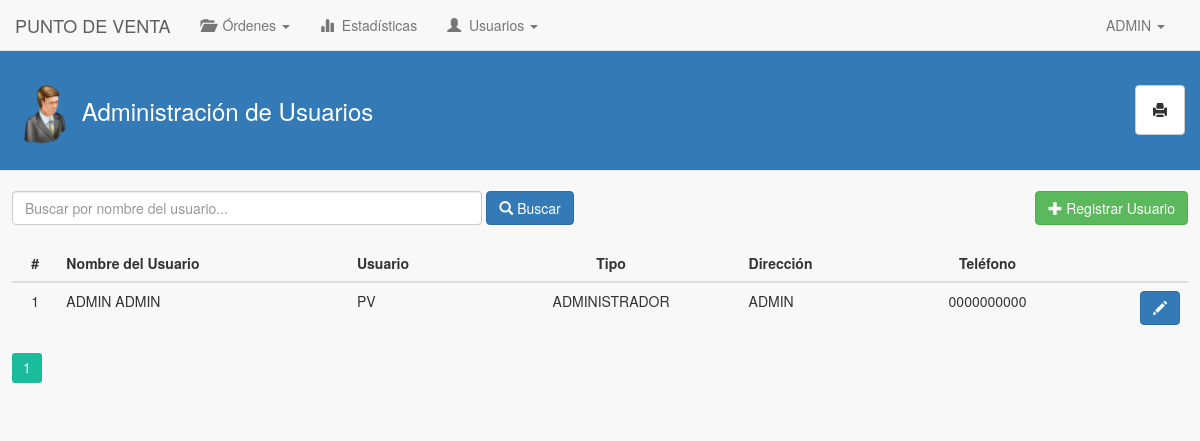
Page /puntoVenta/usuarios/index.php (signed in) on the earlier database version.
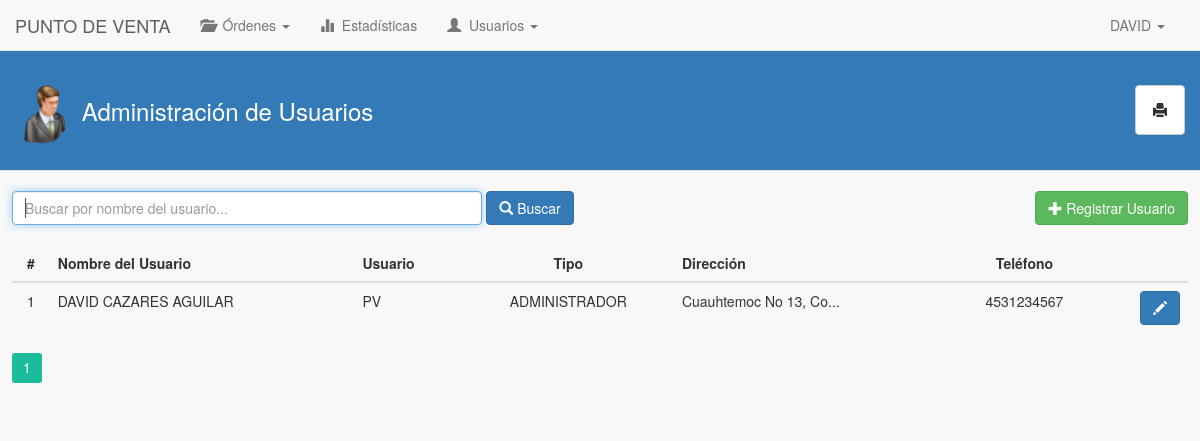
Same page on the later database version.
### tables this page shows
CREATE TABLE IF NOT EXISTS `usuario_punto_venta` (
  `id_usuario_pv` int(11) NOT NULL AUTO_INCREMENT,
  `nombre_usuario_pv` varchar(45) NOT NULL,
  `apellidos_usuario_pv` varchar(45) NOT NULL,
  `telefono_usuario_pv` varchar(45) NOT NULL,
  `direccion_usuario_pv` varchar(45) NOT NULL,
  `id_usuario_fk` int(11) NOT NULL,
  `id_punto_venta_fk` int(11) NOT NULL,
  PRIMARY KEY (`id_usuario_pv`),
  KEY `id_usuario_fk_idx` (`id_usuario_fk`),
  KEY `id_usuario_punto_venta_idx` (`id_punto_venta_fk`)
);

CREATE TABLE IF NOT EXISTS `usuarios` (
  `id_usuario` int(11) NOT NULL AUTO_INCREMENT,
  `nombre_usuario` varchar(100) NOT NULL,
  `contrasena_usuario` varchar(45) NOT NULL,
  `tipo_socio_usuario` int(11) NOT NULL,
  `nivel_autorizacion_usuario` int(11) NOT NULL,
  `fecha_creacion_usuario` date NOT NULL,
  `fecha_modificacion_usuario` date NOT NULL,
  `estado_usuario` int(11) NOT NULL,
  PRIMARY KEY (`id_usuario`),
  UNIQUE KEY `nombre_usuario` (`nombre_usuario`)
);

### puntoVenta/usuarios/index.php (the view, shortened to what this page needs)
<!DOCTYPE html>
<html>
	<head>
		<link rel="stylesheet" type="text/css" href="../../lib/bootstrap-3.3.5/css/bootstrap.min.css">
		<link rel='stylesheet' type='text/css' href='../../lib/pagination/css.css'/>
		<link rel="stylesheet" type="text/css" href="../../css/estilos.css">
	</head>
	<body>
		<?php
			include('../mod/navbar.php');
		?>
		<div class="contenido-general">
			<div class="modal-header">
				<h3 class="titulo-header">
					<h3 class="titulo-contenido">
						<img class="img-header" src="../../img/login.png"> <span id="lbl-titulo">Administración de Usuarios</span>
						<button class="btn btn-default" id="btnReportes" onclick="generacionReportes();" data-toggle="tooltip" title="Generación e impresión de reportes"><i class="glyphicon glyphicon-print"></i> </button>
					</h3>
				</h3>
			</div>
			<br>
			<div class="div-buscar">
				<div class="form-inline">
					<input type="text" class="form-control" name="inputBuscar" id="inputBuscar" placeholder="Buscar por nombre del usuario..." onkeyup="if(event.keyCode == 13) buscarUsuarios();" autofocus>
					<button class="btn btn-primary" id="btnBuscar" onclick="buscarUsuarios();"><i class="glyphicon glyphicon-search"></i> Buscar</button>
					<a href="../nuevoUsuario/" class="btn btn-success" id="btnRegistrarUsuario"><i class="glyphicon glyphicon-plus"></i> Registrar Usuario</a>
				</div>
			</div>
			<div class="contenido-general-2">
				<br>
				<div id="paginacion-resultados">
					<table class="table">
						<thead>
							<tr>
								<th class="centro">#</th>
								<th>Nombre del Usuario</th>
								<th>Usuario</th>
								<th class="centro">Tipo</th>
								<th>Dirección</th>
								<th class="centro">Teléfono</th>
								<th></th>
							</tr>
						</thead>
						<tbody>
							<?php
								$consulta = "SELECT id_usuario_pv FROM usuario_punto_venta WHERE id_usuario_fk = ".$_SESSION['id_usuario'];
			      				$resultado = mysql_query($consulta);
			      				$row = mysql_fetch_array($resultado);
			      				$idPuntoVentaFK = $row['id_usuario_pv'];
								$cont = 1;
								$consulta = "SELECT usus.id_usuario, usudist.id_usuario_pv, usudist.nombre_usuario_pv, usudist.apellidos_usuario_pv, usus.nombre_usuario, usus.nivel_autorizacion_usuario, usudist.direccion_usuario_pv, usudist.telefono_usuario_pv, usus.estado_usuario FROM usuario_punto_venta AS usudist, usuarios AS usus WHERE usudist.id_punto_venta_fk = $idPuntoVentaFK AND usudist.id_usuario_fk = usus.id_usuario ORDER BY usudist.nombre_usuario_pv ASC";
								$resultado = mysql_query($consulta);
								while($row = mysql_fetch_array($resultado)){ ?>
									<tr>
						          		<td class="centro"><?php echo $cont; ?></td>
						          		<td><?php echo $nombreUsuario = $row['nombre_usuario_pv']." ".$row['apellidos_usuario_pv']; ?></td>
						          		<td><?php echo $row['nombre_usuario']; ?></td>
						          		<td class="centro">
						          			<?php
						          				$estado = $row['nivel_autorizacion_usuario'];
						          				switch($estado) {
						          					case '1': echo "ADMINISTRADOR"; break;
						          				}
						          			?>
						          		</td>
						          		<td>
						          			<?php
						          				$direccion = $row['direccion_usuario_pv'];
						          				if(strlen($direccion) > 20){
							      					$direccion = substr($direccion, 0, 20);
													$direccion = $direccion."...";
							      				}
							      				echo $direccion;
						          			?>
						          		</td>
						          		<td class="centro"><?php echo $row['telefono_usuario_pv']; ?></td>
						          		<td class="derecha">
						          			<?php
						          				$idUsuarioFk = $row['id_usuario'];
						          			?>
						          			<button class="btn btn-primary btn-editar" data-toggle="tooltip" data-placement="top" title="Editar usuario" onClick="editarUsuario(<?php echo $row['id_usuario_pv']; ?>, '<?php echo $idUsuarioFk; ?>', '<?php echo $nombreUsuario; ?>')"><i class="glyphicon glyphicon-pencil"></i></button>
							        	</td>
						    	    </tr>
								<?php $cont++;
								}
							?>
						</tbody>
					</table>
					<?php if($cont > 1){ ?>
						<div class="my-navigation" style="margin: 0px auto;">
							<div class="simple-pagination-page-numbers"></div>
							<br><br><br>
						</div>
					<?php } else{ ?>
						<div class="alert alert-info" role="alert" style="text-align: center;">
							<strong>Sin resultados...</strong> No hay usuarios registrados.
						</div>
					<?php } ?>
				</div>
			</div>
		</div>
	</body>
</html>

### puntoVenta/mod/navbar.php (shortened to what this page needs)
<?php
	$consulta = "SELECT nombre_usuario_pv FROM usuario_punto_venta WHERE id_usuario_fk = ".$_SESSION['id_usuario'];
	$resultado = mysql_query($consulta);
	$row = mysql_fetch_array($resultado);
	$nombreUsuario = $row['nombre_usuario_pv'];
?>
<nav class="navbar navbar-default navbar-fixed-top" role="navigation">
	<div class="container-fluid">
		<div class="navbar-header">
			<a href="../" class="navbar-brand">PUNTO DE VENTA</a>
		</div>
	  	<div class="collapse navbar-collapse" id="navbar-collapse-01">
	  		<ul class="nav navbar-nav">
				<li class="dropdown">
					<a href="#" class="dropdown-toggle" data-toggle="dropdown" role="button" aria-expanded="false"><span class="glyphicon glyphicon-folder-open"></span> &nbsp;Órdenes <span class="caret"></span></a>
				</li>
				<li><a href="../estadisticas/"><span class="glyphicon glyphicon-stats"></span> &nbsp;Estadísticas</a></li>
				<?php
					if($_SESSION['nivel_socio'] == 1){ ?>
						<li class="dropdown">
	  						<a href="#" class="dropdown-toggle" data-toggle="dropdown" role="button" aria-expanded="false"><span class="glyphicon glyphicon-user"></span> &nbsp;Usuarios <span class="caret"></span></a>
						</li>
					<?php }
				?>
	    	</ul>
	    	<ul class="nav navbar-nav navbar-right">
		        <li class="dropdown">
		          	<a href="#" class="dropdown-toggle" data-toggle="dropdown" role="button" aria-expanded="false"><span class="fui-user"></span> &nbsp;<?php echo $nombreUsuario; ?> <span class="caret"></span></a>
		        </li>
		    </ul>
	  	</div>
	</div>
</nav>

### css/estilos.css (style rules this page uses)
body { background-color: #F8F8F8; }
h3.titulo-header { color: #ffffff; }
h3.titulo-contenido { color: #ffffff; }
.modal-header { background-color: #337ab7; }
.img-header { width: 60px; }
.centro { text-align: center; }
.derecha { text-align: right; }
.navbar-right { margin-right: 5px; }
.contenido-general { background-color: #F8F8F8; margin: 0px auto; margin-top: 50px; width: 100%; }
.contenido-general-2 { margin: 0px auto; width: 98%; }
.div-buscar { margin: 0px auto; width: 98%; }
a { color: #337ab7; }
#btnReportes { float: right; width: 50px; height: 50px; }
#btnAvanzada, #btnAgregarProducto, #btnAgregarCamion, #btnRegistrarUsuario { float: right; }
#inputBuscar { width: 40%; }

Differences in the rows shown:
changed usuario_punto_venta "PV": nombre_usuario_pv "ADMIN" → "DAVID"; nombre_usuario_pv+apellidos_usuario_pv "ADMIN ADMIN" → "DAVID CAZARES AGUILAR"; direccion_usuario_pv "ADMIN" → "Cuauhtemoc No 13, Co..."; telefono_usuario_pv "0000000000" → "4531234567"
